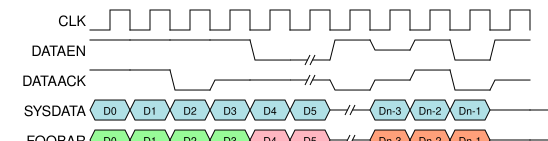

Write Python code to recreate this figure.
#!/usr/bin/python

"""
Turns xml into svg. Yea, i could do this with xslt, but it sounds like more work than it's worth.
"""


from elementtree import ElementTree
from elementtree.ElementTree import Element, SubElement, dump

from xml.sax import make_parser
from xml.sax.handler import ContentHandler


class TimingHandler(ContentHandler):
    """
    A handler to deal with our signal object thingies

    """

    def __init__(self):
        self.svgfilename = ""
        self.timingobj = None
        self.inData = False
        self.inClass = False
        self.inTiming = False
        
    def startElement(self, name, attrs):

        if name == "timingobject":
            self.svgfilename = "%s.timing.svg" % (attrs['name'],)
            
            self.timingobject = timing(self.svgfilename)
            self.inData = False
            self.inClass = False
            self.inTiming = True
            
        elif name == "timing":
            self.svgfilename = ""
            self.timingobject = timing(self.svgfilename)
            self.inData = False
            self.inClass = False
            self.inTiming = True
            
        elif name == "clock" or name == "bus" or name == "signal":
            if self.inTiming:
                self.datastr = ""
                self.classstr = ""
                self.name = attrs['name']

                if name == "clock" or name=="signal":
                    self.inData = True
        elif name == "data":
            if self.inTiming:
                self.inData = True

        elif name == "class":
            if self.inTiming:
                self.inClass = True
            
            
    def characters(self, characters):
        
        if self.inData :
            self.datastr += characters
        elif self.inClass:
            self.classstr += characters

    def endElement(self, name):
        if self.inData :
            self.inData = False

        if self.inClass:
            self.inClass = False
        
        if self.inTiming :
            if name == "clock":
                self.timingobject.add_clock(self.name, self.datastr)
            elif name == "signal":
                self.timingobject.add_signal(self.name, self.datastr)
            elif name == "bus":
                
                self.timingobject.add_bus(self.name, self.datastr, self.classstr)

            if name == "timing" or name=="timingobject":
                self.inTiming = False
                self.timingobject.timinggrid()
                self.timingobject.set_size()
                self.timingobject.save()
                
            

    

class signal:
    """

    note that all signal draws are from half a period before the tick to half
    a period after

    constructor calls with name, position in x-y, period width, period height
        
    methods:
       draw clock
       draw_low
       draw_high
       draw_z
       draw_bus
       draw_hash
p
    each of these incrmeents an internal 'tick' variable that we use to figure
    out where to draw. 
    """

    def __init__(self, name, startx, starty, period, height):
        self.name = name
        self.startx = float(startx)
        self.starty = float(starty)
        self.x = float(startx)
        self.y = float(starty)
        
        self.period = float(period)
        self.height = float(height)
        self.sval = ''   # previous value

    def draw_name(self):
        """ the name is to the left of the original draw point"""
        elem = Element("text")
        elem.attrib['x'] =  "%f" %  (self.startx -4)
        elem.attrib['y'] = "%f" % (self.starty-4)
        elem.attrib['font-family'] = "Helvetica"
        elem.attrib['font-size'] = "%f" % (self.height/1.4)
        elem.attrib['text-anchor'] = "end"
        elem.text = self.name
        return elem

    def draw_split(self):
        """ Draws a set of hashmarks at the desired level """

        gelem = Element("g") # create a group
        level = self.sval
        if level == 'H':
            y = self.y-self.height
        elif level == 'Z':
            y = self.y - self.height/2.0
        else:
            y = self.y

        l0elem = Element("line")
        l0elem.attrib['x1'] = str(self.x)
        l0elem.attrib['y1'] = str(y);
        l0elem.attrib['x2'] = str(self.x + 3.5 * self.period/8.0)
        l0elem.attrib['y2'] = str(y);
        l0elem.attrib['stroke'] = "black"

        gelem.append(l0elem)


        l1elem = Element("line")
        l1elem.attrib['x1'] = str(self.x + 3.0* self.period/8.0)
        l1elem.attrib['y1'] = str(y + self.height/4.0);
        l1elem.attrib['x2'] = str(self.x + 4*self.period/8.0)
        l1elem.attrib['y2'] = str(y - self.height/4.0);
        l1elem.attrib['stroke'] = "black"

        gelem.append(l1elem)

        l2elem = Element("line")
        l2elem.attrib['x1'] = str(self.x + 4.0* self.period/8.0)
        l2elem.attrib['y1'] = str(y + self.height/4.0);
        l2elem.attrib['x2'] = str(self.x + 5.0*self.period/8.0)
        l2elem.attrib['y2'] = str(y - self.height/4.0);
        l2elem.attrib['stroke'] = "black"

        gelem.append(l2elem)

        l3elem = Element("line")
        l3elem.attrib['x1'] = str(self.x + 4.5*self.period/8.0)
        l3elem.attrib['y1'] = str(y);
        l3elem.attrib['x2'] = str(self.x + self.period)
        l3elem.attrib['y2'] = str(y);
        l3elem.attrib['stroke'] = "black"

        gelem.append(l3elem)


        self.x += self.period

        return gelem
        
    def draw_clock(self):

        elem = Element("path")
        ptuple = (self.x, self.y, self.period/2, -self.height, self.period/2, self.height)
        elem.attrib['d'] = "M%f,%f h%f v%f h%f v%f" % ptuple
        elem.attrib['stroke'] = "black"
        elem.attrib['fill'] = "none"
        elem.attrib['stroke-linecap'] = "square"
        self.x += self.period
        self.sval = 'L'
        return elem

    def draw_low(self):
        elem = Element("path")


        if self.sval == 'H':
            starty = self.y - self.height
        elif self.sval == 'Z':
            starty = self.y - self.height/2
        else:
            starty = self.y

        ptuple = (self.x, starty,  self.period/8, self.y-starty, 7*self.period/8)
        elem.attrib['d'] = "M%f,%f  l%f, %f h%f" % ptuple
        elem.attrib['stroke'] = "black"
        elem.attrib['fill'] = "none"
        elem.attrib['stroke-linecap'] = "square"
        self.x += self.period
        self.sval = 'L'
        

            
        return elem
    
    def draw_high(self):
        elem = Element("path")


        if self.sval == 'L':
            starty = self.y
            delta = -self.height
        elif self.sval == 'Z':
            starty = self.y - self.height/2
            delta = -self.height/2
        else:
            starty = self.y - self.height
            delta = 0.0

        ptuple = (self.x, starty,  self.period/8, delta, 7*self.period/8)
        elem.attrib['d'] = "M%f,%f  l%f, %f h%f" % ptuple
        elem.attrib['stroke'] = "black"
        elem.attrib['fill'] = "none"
        elem.attrib['stroke-linecap'] = "square"
        self.x += self.period
        self.sval = 'H'

        return elem

    def draw_z(self):
        elem = Element("path")


        if self.sval == 'L':
            starty = self.y
            delta = -self.height/2.0
        elif self.sval == 'H':
            starty = self.y - self.height
            delta = self.height/2
        else:
            starty = self.y - self.height/2.0
            delta = 0.0

        ptuple = (self.x, starty,  self.period/8, delta, 7*self.period/8)
        elem.attrib['d'] = "M%f,%f  l%f, %f h%f" % ptuple
        elem.attrib['stroke'] = "black"
        elem.attrib['fill'] = "none"
        elem.attrib['stroke-linecap'] = "square"
        self.x += self.period
        self.sval = 'Z'
        
        return elem
    
    def draw_bus(self, title, color):

        gelem = Element("g") # create a group

        oelem = Element("path")

        otuple = (self.x, self.y - self.height/2, self.period/8, -self.height/2, 6*self.period/8.0, self.period/8.0, self.height/2, -self.period/8, self.height/2.0, -6*self.period/8.0)
        oelem.attrib['d']= "M%f,%f l%f,%f h%f l%f,%f l%f,%f h%f Z" % otuple
        oelem.attrib['stroke'] = "black"
        oelem.attrib['fill'] = color
        oelem.attrib['stroke-linecap'] = "square"

        gelem.append(oelem)
        
        telem = Element("text")
        telem.attrib['x'] =  "%f" %  (self.x + self.period/2)
        telem.attrib['y'] = "%f" % (self.y - self.height/4.0-0.3)
        telem.attrib['font-family'] = "Helvetica"
        telem.attrib['font-size'] = "%f" % (self.height/1.9)
        telem.attrib['text-anchor'] = "middle"
        telem.text = title
        
        gelem.append(telem)
        self.x += self.period
        self.sval = 'Z'
        return gelem




class timing:
    
    def __init__(self, filename):
        
        self.filename = filename
        
        # we assume that the clock is the maximum length
        
        self.period = 40
        self.height = 20
        self.signalspacing = 10

        self.xzero = 90
        self.signalcnt  = 0 
        self.cycles = 0
        
        
        self.colors = ['powderblue', 'palegreen', 'lightpink', 'lightsalmon', 'lightgrey']
        self.classes = {}
        
        
        self.svgelem = Element("svg")

        self.signalselem = Element("g")
        
        self.ypos = self.height + self.signalspacing
      
       



    def set_size(self):
        self.svgelem.attrib["width"] = str(self.xzero + int(self.cycles)*self.period + 2)
        self.svgelem.attrib['height'] = str(self.signalcnt * (self.height+ self.signalspacing) + self.signalspacing +2)

        
    def save(self):

        if self.filename == "":
            dump(self.svgelem)
        else:
            print "Creating ", self.filename
            ElementTree.ElementTree(self.svgelem).write(self.filename)

    
    def add_clock(self, name, datastr):
        
        sigelem = Element('g')

        # this is where we get the cycle count
        
        self.cycles = len(datastr.split())
        
        clksig = signal(name, self.xzero, self.ypos, self.period, self.height)
        sigelem.append(clksig.draw_name())
        for i in datastr.split():
                sigelem.append(clksig.draw_clock())

        self.ypos += self.signalspacing + self.height   

        self.signalselem.append(sigelem)
        self.signalcnt += 1
        
                
    
    def add_signal(self, name, datastr):

        sigelem = Element('g')
        sig = signal(name, self.xzero, self.ypos, self.period, self.height)
        
        sigelem.append(sig.draw_name())
            
        
        for i in datastr.split():
            if i == 'H':
                sigelem.append(sig.draw_high())
            elif i == 'L':
                sigelem.append(sig.draw_low())
            elif i == 'Z':
                sigelem.append(sig.draw_z())
            elif i == '//':
                sigelem.append(sig.draw_split())

        self.ypos += self.signalspacing + self.height   
        self.signalselem.append(sigelem)
        self.signalcnt += 1

        
    def add_bus(self, name, datastr, classstr):
        sigelem = Element('g')

        
        sig = signal(name, self.xzero, self.ypos, self.period, self.height)
        sigelem.append(sig.draw_name())

        color = "white"

        data = datastr.split()

        if classstr != None:
            classes = classstr.split()

        
        for i in range(len(data)):
            cyccolor = color
            if len(classes) == 0:
                cl = 0
            else:
                cl = classes[i]
            if self.classes.has_key(cl):
                cyccolor = self.classes[cl]
            else:
                cyccolor = self.colors.pop(0)
                self.classes[cl] = cyccolor
            if data[i] =='//':
                sigelem.append(sig.draw_split())
            elif data[i] == 'Z':
                sigelem.append(sig.draw_z())
            else:
                sigelem.append(sig.draw_bus(data[i], cyccolor))            

        self.ypos += self.signalspacing + self.height   
        self.signalselem.append(sigelem)
        self.signalcnt += 1
                
            
    def timinggrid(self):
        """
        This function uses the signalcnt, cycles, period, height, and spacing
        to draw the light lines that will be the clock lines.
        """

        gelem = Element("g") # create a group
        for i in range(int(self.cycles)):

            lelem = Element("line")
            lelem.attrib['x1'] = str(i*self.period + self.period/2.0 + self.xzero)
            lelem.attrib['y1'] = str(0);
            lelem.attrib['x2'] = str(i*self.period + self.period/2.0 + self.xzero)
            lelem.attrib['y2'] = str(self.signalcnt*(self.height + self.signalspacing) + self.signalspacing)
            lelem.attrib['stroke'] = "grey"
            lelem.attrib['stroke-width'] = "0.5"
            gelem.append(lelem)

        
        self.svgelem.append(gelem)
        self.svgelem.append(self.signalselem)
        
import sys

    
def main():
    """
    called with filename.xml filename.svg will convert xml
    signal definition to svg. 

    but -d filename to start with will parse the docbook filename
    and create a series of svg files from the timingobject tags with names
         name.timing.svg



    """
    th = TimingHandler()

    saxparser = make_parser()

    saxparser.setContentHandler(th)
    saxparser.parse(sys.stdin)


if __name__ == "__main__":
    main()
    
    
